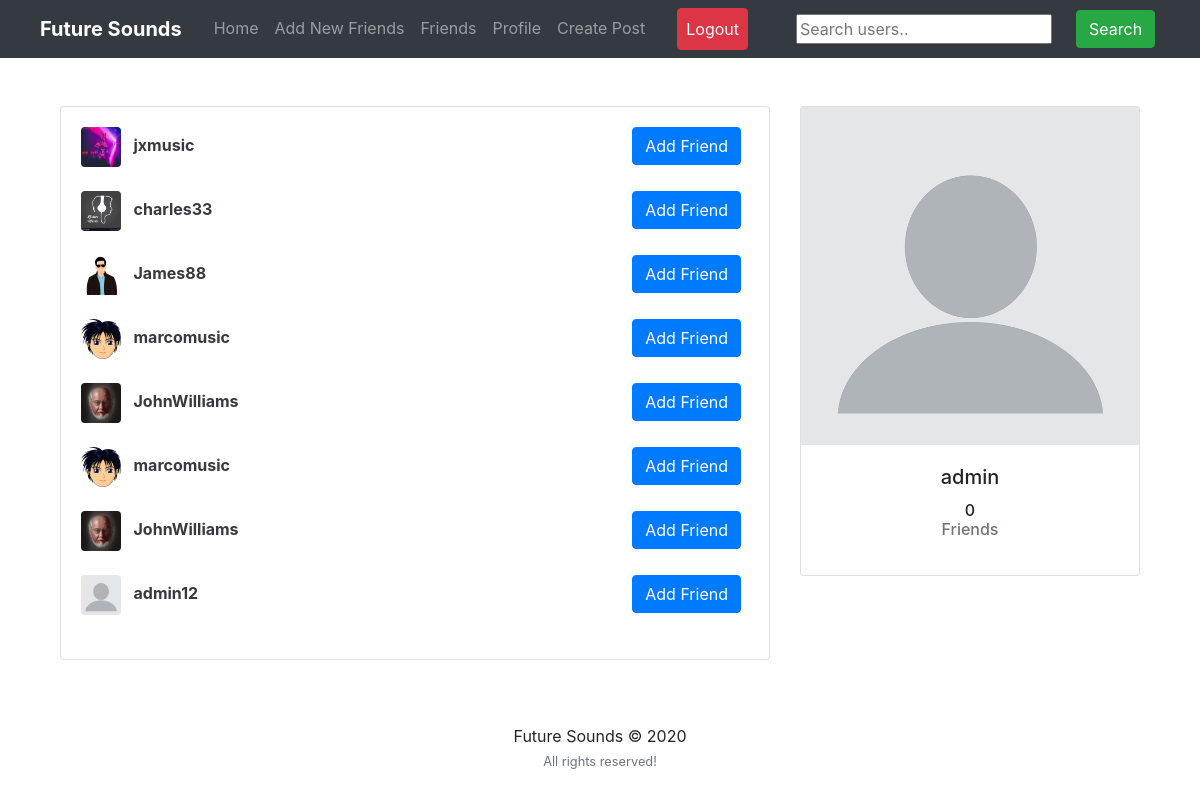
/users/ (signed in), run on the app's committed database.
### users/models.py (models this page shows)
class Profile(models.Model):
    user = models.OneToOneField(User, on_delete=models.CASCADE)
    image = models.ImageField(default='default.png', upload_to='profile_pics')
    slug = AutoSlugField(populate_from='user')
    bio = models.CharField(max_length=255, blank=True)
    friends = models.ManyToManyField('Profile', blank=True)
    def __str__(self):
        return str(self.user.username)
    def get_absolute_url(self):
        return "/users/{}".format(self.slug)

### users/views.py (the view)
# urls.py: path('users/', user_views.users_list, name='users_list'),
@login_required
def users_list(request):
    users = Profile.objects.exclude(user=request.user)
    sent_friend_requests = FriendRequest.objects.filter(from_user=request.user)
    sent_to = []
    friends = []
    for user in users:
        friend = user.friends.all()
        for f in friend:
            if f in friends:
                friend = friend.exclude(user=f.user)
        friends+=friend
    my_friends = request.user.profile.friends.all()
    for i in my_friends:
        if i in friends:
            friends.remove(i)
    if request.user.profile in friends:
        friends.remove(request.user.profile)
    my_users = list(users.order_by('user'))[0:10]
    for r in my_users:
        if r in friends:
            my_users.remove(r)
    friends+=my_users
    for i in my_friends:
        if i in friends:
            friends.remove(i)
    for se in sent_friend_requests:
        sent_to.append(se.to_user)
    context = {
        'users': friends,
        'sent': sent_to
    }
    return render(request, "users/users_list.html", context)

### users/templates/users/users_list.html (shortened to what this page needs)
{% extends "feed/layout.html" %} {% load static %} {% block searchform %}
<form
  class="form-inline my-2 my-lg-0 ml-5"
  action="{% url 'search_users' %}"
  method="get"
>
  <input name="q" type="text" placeholder="Search users.." />
  <button class="btn btn-success my-2 my-sm-0 ml-4" type="submit">
    Search
  </button>
</form>
{% endblock searchform %} {% block content %}
<div class="container">
  <div class="row">
    <div class="col-md-8">
      {% if users %}
      <div class="card card-signin my-5">
        <div class="card-body">
          {% for user_p in users %}
          <a href="{{ user_p.get_absolute_url }}"
            ><img
              src="{{ user_p.image.url }}"
              class="rounded mr-2"
              width="40"
              height="40"
              alt=""
          /></a>
          <a class="text-dark" href="{{ user_p.get_absolute_url }}"
            ><b>{{ user_p }}</b></a
          >
          {% if not user_p.user in sent %}
          <small class="float-right">
            <a
              class="btn btn-primary mr-2"
              href="{% url 'send_friend_request' user_p.user.username %}"
              >Add Friend</a>
          </small>
          {% endif %}
          <br /><br />
          {% endfor %}
        </div>
      </div>
      {% else %}
      <h5><i>No new people to add now! Please come back later!</i></h5>
      {% endif %}
    </div>
    <div class="col-md-4">
      <div class="card card-signin my-5">
        <a href="{{ request.user.profile.get_absolute_url }}"
          ><img
            class="card-img-top"
            src="{{ request.user.profile.image.url }}"
            alt=""
        /></a>
        <div class="card-body">
          <h5 class="card-title text-center">{{ request.user }}</h5>
          <h6 class="text-center">
            {{ request.user.profile.friends.count }}
            <p class="text-muted">Friends</p>
          </h6>
        </div>
      </div>
    </div>
  </div>
  {% endblock content %} {% block jsfiles %}{% endblock jsfiles %}

### data on the page
Profile: image (picture), user.username "jxmusic", shows "Add Friend"
Profile: image (picture), user.username "charles33", shows "Add Friend"
Profile: image (picture), user.username "James88", shows "Add Friend"
Profile: image (picture), user.username "marcomusic", shows "Add Friend"
Profile: image (picture), user.username "JohnWilliams", shows "Add Friend"
Profile: image (placeholder picture), user.username "admin12", shows "Add Friend"

### other printed values
{{ request.user }} "admin"
{{ request.user.profile.friends.count }} "0"
